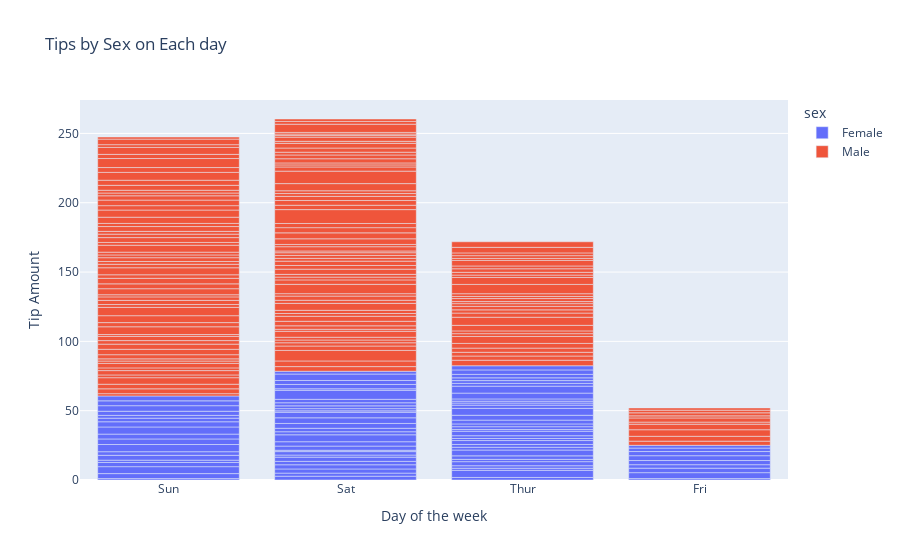

Notebook code cell kept with this figure:
### Code cell
# stacked bar plot
df_tips = px.data.tips()
print(df_tips.head(5))
# Here color should be cat - so that we can get two differnt color
px.bar(df_tips,x ='day', y ='tip', color ='sex',
      title='Tips by Sex on Each day',
      labels={'tip':'Tip Amount','day':'Day of the week'})

### Figure 1 — Plotly figure (JSON) as saved in the notebook; plotly's stock layout.template omitted (floating-point values rounded to 4 significant figures; data arrays with more than 128 entries replaced by an {"elided": "..."} marker saying what was removed)
{"data": [{"alignmentgroup": "True", "hovertemplate": "sex=Female<br>Day of the week=%{x}<br>Tip Amount=%{y}<extra></extra>", "legendgroup": "Female", "marker": {"color": "#636efa"}, "name": "Female", "offsetgroup": "Female", "orientation": "v", "showlegend": true, "textposition": "auto", "type": "bar", "x": ["Sun", "Sun", "Sun", "Sun", "Sun", "Sun", "Sat", "Sat", "Sat", "Sat", "Sat", "Sat", "Sun", "Sun", "Sat", "Sat", "Sat", "Sat", "Sat", "Sat", "Sat", "Thur", "Thur", "Fri", "Fri", "Fri", "Fri", "Fri", "Sat", "Sat", "Sat", "Sat", "Sat", "Sun", "Sun", "Thur", "Thur", "Thur", "Thur", "Thur", "Thur", "Thur", "Thur", "Thur", "Thur", "Thur", "Thur", "Thur", "Thur", "Thur", "Thur", "Thur", "Thur", "Thur", "Thur", "Thur", "Thur", "Sun", "Sun", "Sun", "Sun", "Sun", "Sat", "Sat", "Sun", "Sun", "Sun", "Thur", "Thur", "Thur", "Thur", "Thur", "Thur", "Thur", "Sat", "Sat", "Sat", "Sat", "Sat", "Fri", "Fri", "Fri", "Fri", "Sat", "Sat", "Sat", "Thur"], "xaxis": "x", "y": [1.01, 3.61, 5, 3.02, 1.67, 3.5, 2.75, 2.23, 3, 3, 2.45, 3.07, 2.6, 5.2, 1.5, 2.47, 1, 3, 3.14, 5, 2.2, 1.83, 5.17, 1, 4.3, 3.25, 2.5, 3, 2.5, 3.48, 4.08, 4, 1, 4, 3.5, 1.5, 1.8, 2.92, 1.68, 2.52, 4.2, 2, 2, 2.83, 1.5, 2, 3.25, 1.25, 2, 2, 2.75, 3.5, 5, 2.3, 1.5, 1.36, 1.63, 5.14, 3.75, 2.61, 2, 3, 1.61, 2, 4, 3.5, 3.5, 4.19, 5, 2, 2.01, 2, 2.5, 3.23, 2.23, 2.5, 6.5, 1.1, 3.09, 3.48, 3, 2.5, 2, 2.88, 4.67, 2, 3], "yaxis": "y"}, {"alignmentgroup": "True", "hovertemplate": "sex=Male<br>Day of the week=%{x}<br>Tip Amount=%{y}<extra></extra>", "legendgroup": "Male", "marker": {"color": "#EF553B"}, "name": "Male", "offsetgroup": "Male", "orientation": "v", "showlegend": true, "textposition": "auto", "type": "bar", "x": {"elided": "157 str values"}, "xaxis": "x", "y": {"elided": "157 float values"}, "yaxis": "y"}], "layout": {"barmode": "relative", "legend": {"title": {"text": "sex"}, "tracegroupgap": 0}, "title": {"text": "Tips by Sex on Each day"}, "xaxis": {"anchor": "y", "domain": [0, 1], "title": {"text": "Day of the week"}}, "yaxis": {"anchor": "x", "domain": [0, 1], "title": {"text": "Tip Amount"}}}}
